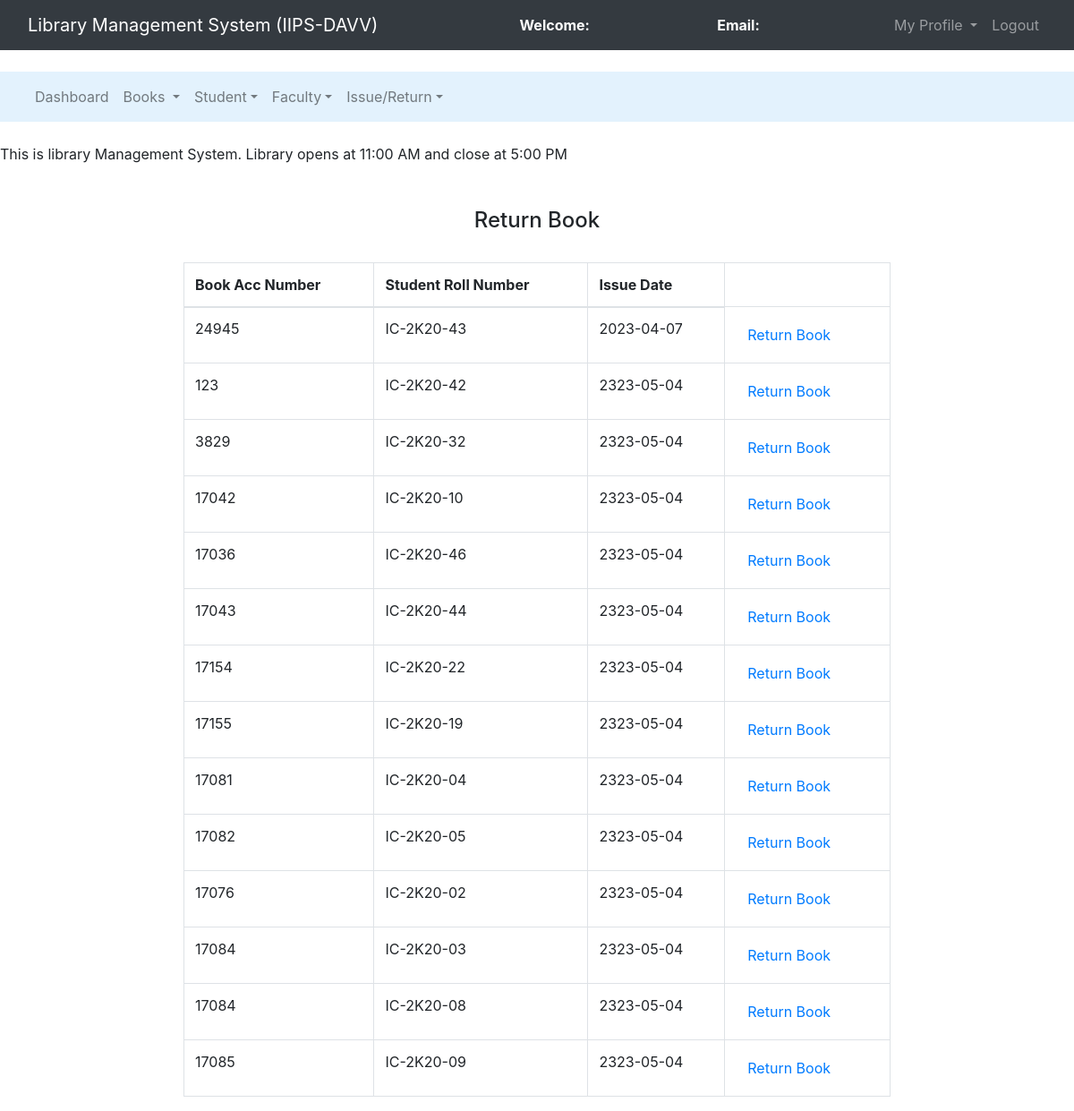
Page /admin/manage_return.php on the committed database.
### tables this page shows
CREATE TABLE `issued_book` (
  `s_no` int(11) NOT NULL,
  `book_id` int(11) NOT NULL,
  `stu_id` varchar(55) NOT NULL,
  `fac_id` int(11) DEFAULT NULL,
  `status` int(11) DEFAULT NULL,
  `issue_date` longtext NOT NULL
);

### admin/manage_return.php (the view, shortened to what this page needs)
<!DOCTYPE html>
<html>
<head>
	<link rel="stylesheet" type="text/css" href="../bootstrap-4.4.1/css/bootstrap.min.css">
</head>
<body>
	<nav class="navbar navbar-expand-lg navbar-dark bg-dark">
		<div class="container-fluid">
			<div class="navbar-header">
				<a class="navbar-brand" href="admin_dashboard.php">Library Management System (IIPS-DAVV)</a>
			</div>
			<font style="color: white"><span><strong>Welcome: <?php echo $_SESSION['name'];?></strong></span></font>
			<font style="color: white"><span><strong>Email: <?php echo $_SESSION['email'];?></strong></font>
		    <ul class="nav navbar-nav navbar-right">
		      <li class="nav-item dropdown">
	        	<a class="nav-link dropdown-toggle" data-toggle="dropdown">My Profile </a>
		      </li>
		      <li class="nav-item">
		        <a class="nav-link" href="../logout.php">Logout</a>
		      </li>
		    </ul>
		</div>
	</nav><br>
	<nav class="navbar navbar-expand-lg navbar-light" style="background-color: #e3f2fd">
		<div class="container-fluid">
		    <ul class="nav navbar-nav navbar-center">
		      <li class="nav-item">
		        <a class="nav-link" href="admin_dashboard.php">Dashboard</a>
		      </li>
		      <li class="nav-item dropdown">
	        	<a class="nav-link dropdown-toggle" data-toggle="dropdown">Books </a>
		      </li>
		      <li class="nav-item dropdown">
	        	<a class="nav-link dropdown-toggle" data-toggle="dropdown">Student</a>
		      </li>
		      <li class="nav-item dropdown">
	        	<a class="nav-link dropdown-toggle" data-toggle="dropdown">Faculty</a>
		      </li>
	          <li class="nav-item dropdown">
	        	<a class="nav-link dropdown-toggle" data-toggle="dropdown">Issue/Return</a>
		      </li>
		    </ul>
		</div>
	</nav><br>
	<span><marquee>This is library Management System. Library opens at 11:00 AM and close at 5:00 PM</marquee></span><br><br>
		<center><h4>Return Book</h4><br></center>
		<div class="row">
			<div class="col-md-2"></div>
			<div class="col-md-8">
				<table class="table table-bordered table-hover">
					<thead>
						<tr>
							<th>Book Acc Number</th>
							<th>Student Roll Number</th>
							<th>Issue Date</th>
						</tr>
					</thead>
					<?php
						$connection = mysqli_connect("localhost","root","");
						$query = "select * from issued_book";
						$query_run = mysqli_query($connection,$query);
						while ($row = mysqli_fetch_assoc($query_run)){
							?>
							<tr>
							<tr>
								<td><?php echo $row['book_id'];?></td>
								<td><?php echo $row['stu_id'];?></td>
								<td><?php echo $row['issue_date'];?></td>
								<td><button class="btn"><a href="return_book.php?bid=<?php echo $row['book_id'];?>">Return Book</a></button>
							</tr>
							<?php
						}
					?>
				</table>
			</div>
			<div class="col-md-2"></div>
		</div>
</body>
</html>

### rows in the picture
issued_book: book "24945", stu "IC-2K20-43", issue_date "2023-04-07"
issued_book: book "123", stu "IC-2K20-42", issue_date "2323-05-04"
issued_book: book "3829", stu "IC-2K20-32", issue_date "2323-05-04"
issued_book: book "17042", stu "IC-2K20-10", issue_date "2323-05-04"
issued_book: book "17036", stu "IC-2K20-46", issue_date "2323-05-04"
issued_book: book "17043", stu "IC-2K20-44", issue_date "2323-05-04"
issued_book: book "17154", stu "IC-2K20-22", issue_date "2323-05-04"
issued_book: book "17155", stu "IC-2K20-19", issue_date "2323-05-04"
issued_book: book "17081", stu "IC-2K20-04", issue_date "2323-05-04"
issued_book: book "17082", stu "IC-2K20-05", issue_date "2323-05-04"
issued_book: book "17076", stu "IC-2K20-02", issue_date "2323-05-04"
issued_book: book "17084", stu "IC-2K20-03", issue_date "2323-05-04"
issued_book: book "17084", stu "IC-2K20-08", issue_date "2323-05-04"
issued_book: book "17085", stu "IC-2K20-09", issue_date "2323-05-04"
